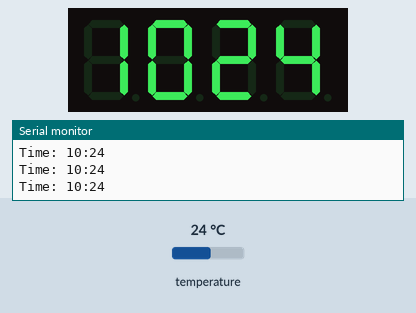
Bench run of a sketch on a simulated ESP8266 (NodeMCU). Parts: 4-digit seven-segment display, the last lines printed to the serial monitor. The inputs (shaded band) are chosen by the test bench; at power-on: temperature 24 °C. The local clock reads 2024-03-15 10:24:30 at power-on unless the sketch sets it.

Above: at 18.0 s.
18.1 s: temperature set to 12 °C
At 21.2 s:
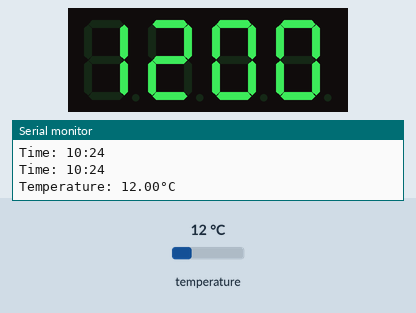
34.1 s: temperature set to 19 °C
At 41.8 s:
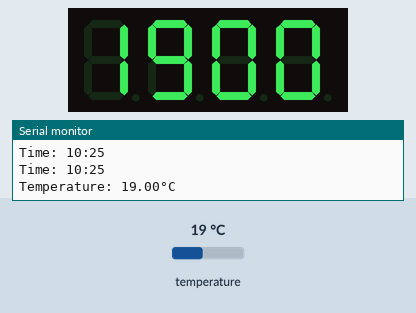
50.1 s: temperature set to 28 °C
At 62.4 s:
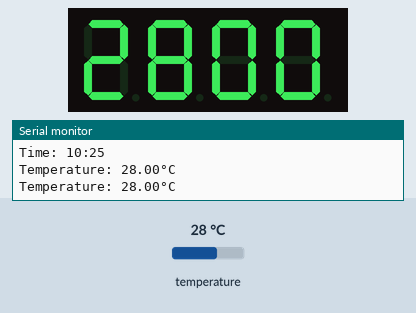
Timing chart, 0 to 63.9 s (numbered marks = the images above; inputs shaded):
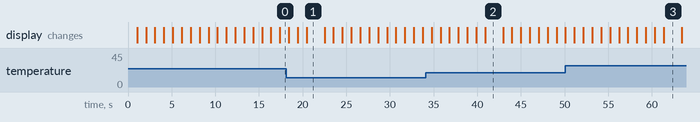

Measured:
- what the display in image 1 shows lasts 2.0 s, from 20.5 s to 22.5 s

The sketch:

rtc_temp.ino
```cpp
#include <Wire.h>
#include <RTClib.h>
#include <TM1637Display.h>

// Define RTC and 7-segment display
RTC_DS3231 rtc;
#define CLK D6  // GPIO12
#define DIO D5  // GPIO14
TM1637Display display(CLK, DIO);

bool colonState = true; // To toggle the colon
unsigned long previousMillis = 0;
const long tempInterval = 20000; // 20 seconds interval
const long tempDisplayDuration = 2000; // 2 seconds duration
bool showTemperature = false;

void setup() {
    Serial.begin(115200);
    Wire.begin(D2, D1); // ESP8266 I2C (SDA = D2, SCL = D1)

    if (!rtc.begin()) {
        Serial.println("Couldn't find RTC");
        while (1);
    }

    // Check if RTC lost power, then set time from the system
    if (rtc.lostPower()) {
        Serial.println("RTC lost power, setting time...");
        rtc.adjust(DateTime(F(__DATE__), F(__TIME__))); // Set time to compile time
    }

    // Initialize TM1637 display
    display.setBrightness(7);  // Set brightness (0-7)
}

void loop() {
    unsigned long currentMillis = millis();

    if (showTemperature && (currentMillis - previousMillis >= tempDisplayDuration)) {
        showTemperature = false; // Switch back to time display after 2 seconds
    }

    if (!showTemperature && (currentMillis - previousMillis >= tempInterval)) {
        previousMillis = currentMillis;
        showTemperature = true; // Show temperature every 20 seconds
    }

    if (showTemperature) {
        float tempC = rtc.getTemperature(); // Get temperature in Celsius
        int tempDisplay = (int)tempC * 100; // Convert to 4-digit format (XX.00)
        display.showNumberDec(tempDisplay, false);
        Serial.printf("Temperature: %.2f°C\n", tempC);
    } else {
        DateTime now = rtc.now(); // Get current time
        int hour = now.hour();
        int minute = now.minute();

        Serial.printf("Time: %02d:%02d\n", hour, minute);

        // Convert time to 4-digit format (HHMM)
        int displayTime = (hour * 100) + minute;

        // Toggle colon every second
        if (colonState) {
            display.showNumberDecEx(displayTime, 0b01000000, true); // Colon ON
        } else {
            display.showNumberDec(displayTime, true); // Colon OFF
        }

        colonState = !colonState; // Flip colon state
    }

    delay(1000); // Update every second
}
```
